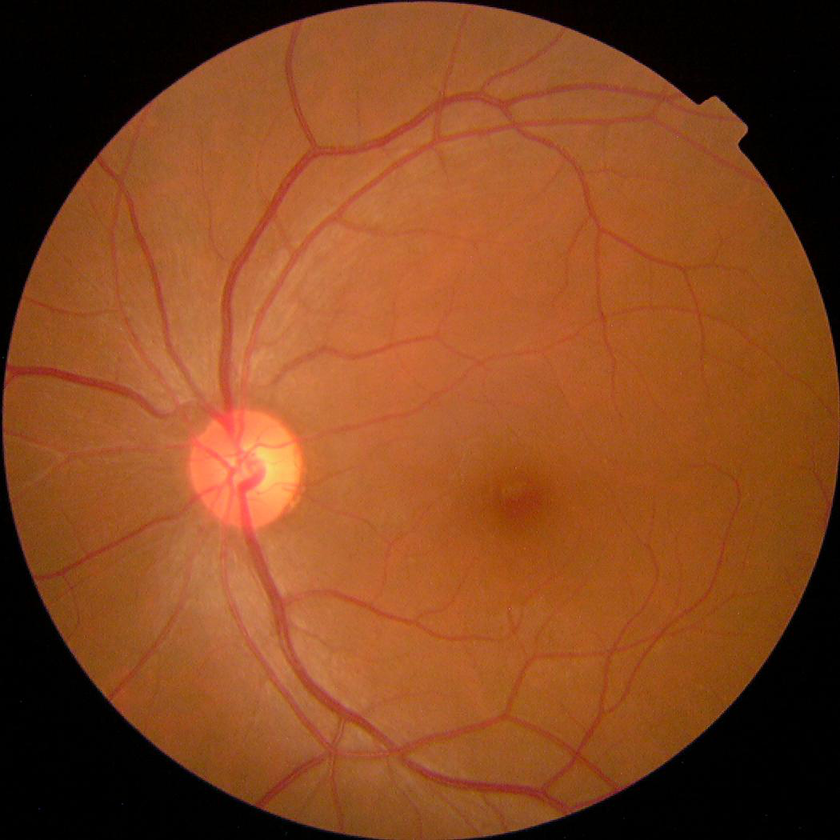
#> input picture Datasets/Aptos/images/002c21358ce6.png, 840 x 840 px, shrunk from 1050 x 1050 before the run, found by its file name; its folder holds only this picture in this run
$ jupyter execute --allow-errors EDA_for_website.ipynb   (shell and % lines are left out)   (older library calls are emulated)
#> lines starting #> are read from the running program, lines starting #| are printed output that depends on the picture
[cell 1]
app_code = '''
import os
import zipfile
import cv2
import numpy as np
import matplotlib.pyplot as plt
import seaborn as sns
from PIL import Image
from flask import Flask, request, jsonify, send_from_directory
from werkzeug.utils import secure_filename

UPLOAD_FOLDER = "uploads"
PLOT_FOLDER = "plots"
os.makedirs(UPLOAD_FOLDER, exist_ok=True)
os.makedirs(PLOT_FOLDER, exist_ok=True)

app = Flask(__name__)
def _process_image(fpath, class_name, results):
    try:
        img = cv2.imread(fpath)
        if img is None:
            raise Exception("Unreadable")

        h, w, c = img.shape
        results["image_shapes"].append((h, w))
        results["channel_stats"].append(np.mean(img, axis=(0,1)).tolist())
        results["classes"][class_name] += 1
        results["image_count"] += 1

        if len(results["sample_images"]) < 5:
            from PIL import Image
            img_pil = Image.fromarray(cv2.cvtColor(img, cv2.COLOR_BGR2RGB))
            sample_path = os.path.join(PLOT_FOLDER, f"{class_name}_{os.path.basename(fpath)}")
            img_pil.save(sample_path)
            results["sample_images"].append(f"/plot/{os.path.basename(sample_path)}")

    except:
        results["corrupt_images"].append(os.path.basename(fpath))

def analyze_retina_images_advanced(image_dir):
    results = {
        "image_count": 0,
        "classes": {},
        "image_shapes": [],
        "channel_stats": [],
        "blurriness_scores": [],
        "brightness_levels": [],
        "corrupt_images": [],
        "sample_images": [],
        "plots": []
    }

    sample_mosaic_images = []

    def calculate_blurriness(image):
        return cv2.Laplacian(image, cv2.CV_64F).var()

    def calculate_brightness(image):
        hsv = cv2.cvtColor(image, cv2.COLOR_BGR2HSV)
        return hsv[:, :, 2].mean()

    def plot_histogram(values, title, xlabel, ylabel, filename):
        plt.figure(figsize=(6,4))
        sns.histplot(values, kde=True)
        plt.title(title)
        plt.xlabel(xlabel)
        plt.ylabel(ylabel)
        path = os.path.join(PLOT_FOLDER, filename)
        plt.savefig(path)
        plt.close()
        return f"/plot/{filename}"

    def plot_mosaic(images, filename, title="Sample Mosaic"):
        n = min(len(images), 9)
        rows = cols = int(np.ceil(np.sqrt(n)))
        fig, axes = plt.subplots(rows, cols, figsize=(10,10))
        for i in range(rows * cols):
            ax = axes[i // cols, i % cols]
            if i < len(images):
                ax.imshow(images[i])
                ax.axis('off')
            else:
                ax.remove()
        plt.suptitle(title)
        path = os.path.join(PLOT_FOLDER, filename)
        plt.savefig(path)
        plt.close()
        return f"/plot/{filename}"

    def process_image(fpath, class_name):
        try:
            img = cv2.imread(fpath)
            if img is None:
                raise Exception("Unreadable")

            h, w, c = img.shape
            results["image_shapes"].append((h, w))
            results["channel_stats"].append(np.mean(img, axis=(0,1)).tolist())
            results["blurriness_scores"].append(calculate_blurriness(img))
            results["brightness_levels"].append(calculate_brightness(img))
            results["classes"].setdefault(class_name, 0)
            results["classes"][class_name] += 1
            results["image_count"] += 1

            if len(results["sample_images"]) < 5:
                from PIL import Image
                img_pil = Image.fromarray(cv2.cvtColor(img, cv2.COLOR_BGR2RGB))
                sample_path = os.path.join(PLOT_FOLDER, f"{class_name}_{os.path.basename(fpath)}")
                img_pil.save(sample_path)
                results["sample_images"].append(f"/plot/{os.path.basename(sample_path)}")

            if len(sample_mosaic_images) < 9:
                sample_mosaic_images.append(cv2.cvtColor(img, cv2.COLOR_BGR2RGB))

        except:
            results["corrupt_images"].append(os.path.basename(fpath))

    # Detect if dataset is structured (folders) or flat
    has_subfolders = any(
        os.path.isdir(os.path.join(image_dir, f)) for f in os.listdir(image_dir)
    )

    if has_subfolders:
        for class_name in os.listdir(image_dir):
            class_path = os.path.join(image_dir, class_name)
            if os.path.isdir(class_path):
                for fname in os.listdir(class_path):
                    process_image(os.path.join(class_path, fname), class_name)
    else:
        for fname in os.listdir(image_dir):
            fpath = os.path.join(image_dir, fname)
            if os.path.isfile(fpath):
                process_image(fpath, "Unlabeled")

    # Plots
    results["plots"].append(plot_histogram(
        list(results["classes"].values()), "Class Distribution", "Class", "Count", "class_distribution.png"
    ))

    results["plots"].append(plot_histogram(
        results["blurriness_scores"], "Image Blurriness", "Variance of Laplacian", "Frequency", "blurriness.png"
    ))

    results["plots"].append(plot_histogram(
        results["brightness_levels"], "Image Brightness", "Brightness (HSV V)", "Frequency", "brightness.png"
    ))

    aspect_ratios = [round(w/h, 2) for h, w in results["image_shapes"] if h > 0]
    results["plots"].append(plot_histogram(
        aspect_ratios, "Aspect Ratios", "Width / Height", "Frequency", "aspect_ratios.png"
    ))

    results["plots"].append(plot_mosaic(sample_mosaic_images, "sample_mosaic.png"))

    return results


@app.route("/")
def home():
    return "✅ Retina EDA API is running."

@app.route("/upload", methods=["POST"])
def upload_zip():
    if "file" not in request.files:
        return jsonify({"error": "No file uploaded"}), 400

    file = request.files["file"]
    zip_path = os.path.join(UPLOAD_FOLDER, secure_filename(file.filename))
    extract_path = os.path.join(UPLOAD_FOLDER, "dataset")
    os.makedirs(extract_path, exist_ok=True)
    file.save(zip_path)

    try:
        with zipfile.ZipFile(zip_path, 'r') as zip_ref:
            zip_ref.extractall(extract_path)
    except Exception as e:
        return jsonify({"error": f"Invalid ZIP: {str(e)}"}), 400

    result = analyze_retina_images_advanced(extract_path)
    return jsonify(result)

@app.route("/plot/<filename>")
def serve_plot(filename):
    return send_from_directory(PLOT_FOLDER, filename)

if __name__ == "__main__":
    app.run(debug=True)

@app.route("/upload_zip", methods=["POST"])
def upload_zip():
    if "file" not in request.files:
        return jsonify({"error": "No file uploaded"}), 400

    file = request.files["file"]
    if not file.filename.endswith(".zip"):
        return jsonify({"error": "Only .zip files are allowed."}), 400

    zip_path = os.path.join(UPLOAD_FOLDER, file.filename)
    extract_path = os.path.join(UPLOAD_FOLDER, "dataset")

    if os.path.exists(extract_path):
        shutil.rmtree(extract_path)  # Remove old extraction
    os.makedirs(extract_path, exist_ok=True)

    file.save(zip_path)

    try:
        with zipfile.ZipFile(zip_path, 'r') as zip_ref:
            zip_ref.extractall(extract_path)
    except Exception as e:
        return jsonify({"error": f"Failed to unzip: {str(e)}"}), 400

    # This must match where you defined analyze_retina_images_advanced
    from your_analysis_script import analyze_retina_images_advanced
    results = analyze_retina_images_advanced(extract_path)

    return jsonify(results)

'''
with open("app.py", "w") as f:
    f.write(app_code)

[cell 2]
requirements = '''
Flask==2.2.5
opencv-python
Pillow
numpy
matplotlib
seaborn
'''
with open("requirements.txt", "w") as f:
    f.write(requirements.strip())

[cell 3]
from google.colab import files
files.download("retina_eda_api.zip")

Testing the function

[cell 4]
from google.colab import drive
drive.mount('/content/drive')

[cell 5]
image_dir="/content/drive/MyDrive/Images"

[cell 6]
import os
import cv2
import numpy as np
import matplotlib.pyplot as plt
import seaborn as sns
from PIL import Image
from sklearn.decomposition import PCA
from sklearn.manifold import TSNE

def analyze_retina_images_advanced(image_dir):
    results = {
        "image_count": 0,
        "classes": {},
        "image_shapes": [],
        "channel_stats": [],
        "blurriness_scores": [],
        "brightness_levels": [],
        "corrupt_images": [],
        "sample_images": [],
        "sharpest_images": [],
        "blurriest_images": [],
        "plots": [],
        "summary": "",
        "warnings": []
    }

    PLOT_FOLDER = "/content/plots"
    os.makedirs(PLOT_FOLDER, exist_ok=True)

    sample_mosaic_images = []
    class_mean_images = {}
    sharpness_map = {}

    def calculate_blurriness(image):
        return cv2.Laplacian(image, cv2.CV_64F).var()

    def calculate_brightness(image):
        hsv = cv2.cvtColor(image, cv2.COLOR_BGR2HSV)
        return hsv[:, :, 2].mean()

    def plot_histogram(values, title, xlabel, ylabel, filename):
        plt.figure(figsize=(6, 4))
        sns.histplot(values, kde=True)
        plt.title(title)
        plt.xlabel(xlabel)
        plt.ylabel(ylabel)
        path = os.path.join(PLOT_FOLDER, filename)
        plt.savefig(path)
        plt.close()
        return f"/plot/{filename}"

    def plot_mosaic(images, filename, title="Sample Mosaic"):
        n = min(len(images), 9)
        rows = cols = int(np.ceil(np.sqrt(n)))
        fig, axes = plt.subplots(rows, cols, figsize=(10, 10))
        for i in range(rows * cols):
            ax = axes[i // cols, i % cols]
            if i < len(images):
                ax.imshow(images[i])
                ax.axis('off')
            else:
                ax.remove()
        plt.suptitle(title)
        path = os.path.join(PLOT_FOLDER, filename)
        plt.savefig(path)
        plt.close()
        return f"/plot/{filename}"

    def detect_outliers(values, title, filename):
        q1 = np.percentile(values, 25)
        q3 = np.percentile(values, 75)
        iqr = q3 - q1
        lower_bound = q1 - 1.5 * iqr
        upper_bound = q3 + 1.5 * iqr
        outliers = [v for v in values if v < lower_bound or v > upper_bound]

        plt.figure(figsize=(6, 4))
        sns.boxplot(x=values)
        plt.title(f"Outlier Detection: {title}")
        path = os.path.join(PLOT_FOLDER, filename)
        plt.savefig(path)
        plt.close()
        return f"/plot/{filename}", outliers

    def process_image(fpath, class_name):
#> called with class_name = 'Unlabeled'
        try:
            img = cv2.imread(fpath)
#> img is the input picture: shape (840, 840, 3); mean B, G, R 32.7, 71.4, 133.4
            if img is None:
                raise Exception("Unreadable")

            h, w, c = img.shape
#> h = 840; w = 840; c = 3
            img_rgb = cv2.cvtColor(img, cv2.COLOR_BGR2RGB)

            results["image_shapes"].append((h, w))
            results["channel_stats"].append(np.mean(img_rgb, axis=(0, 1)).tolist())

            blur = calculate_blurriness(img)
#> blur = 51.54
            bright = calculate_brightness(img)
#> in calculate_brightness, `hsv = cv2.cvtColor(image, cv2.COLOR_BGR2HSV)`: hsv: shape (840, 840, 3); mean H, S, V 12.6, 173.4, 133.4
#> bright = 133.4
            results["blurriness_scores"].append(blur)
            results["brightness_levels"].append(bright)

            results["classes"].setdefault(class_name, 0)
            results["classes"][class_name] += 1
            results["image_count"] += 1
            sharpness_map[fpath] = blur

            class_mean_images.setdefault(class_name, []).append(img_rgb / 255.0)

            if len(results["sample_images"]) < 5:
                img_pil = Image.fromarray(img_rgb)
                sample_path = os.path.join(PLOT_FOLDER, f"{class_name}_{os.path.basename(fpath)}")
                img_pil.save(sample_path)
                results["sample_images"].append(f"/plot/{os.path.basename(sample_path)}")

            if len(sample_mosaic_images) < 9:
                sample_mosaic_images.append(img_rgb)

        except Exception as e:
            results["corrupt_images"].append(os.path.basename(fpath))

    # Dataset reading
    has_subfolders = any(os.path.isdir(os.path.join(image_dir, f)) for f in os.listdir(image_dir))

    if has_subfolders:
        for class_name in os.listdir(image_dir):
            class_path = os.path.join(image_dir, class_name)
            if os.path.isdir(class_path):
                for fname in os.listdir(class_path):
                    process_image(os.path.join(class_path, fname), class_name)
    else:
        for fname in os.listdir(image_dir):
            fpath = os.path.join(image_dir, fname)
            if os.path.isfile(fpath):
                process_image(fpath, "Unlabeled")

    # Sharpness ranking
    sorted_blur = sorted(sharpness_map.items(), key=lambda x: x[1])
#> sorted_blur = 1 item
    results["blurriest_images"] = [os.path.basename(x[0]) for x in sorted_blur[:3]]
    results["sharpest_images"] = [os.path.basename(x[0]) for x in sorted_blur[-3:]]

    # Mean image per class
    for cls, imgs in class_mean_images.items():
        mean_img = np.clip(np.mean(imgs, axis=0) * 255, 0, 255).astype(np.uint8)
        mean_path = os.path.join(PLOT_FOLDER, f"mean_{cls}.png")
        Image.fromarray(mean_img).save(mean_path)
        results["plots"].append(f"/plot/{os.path.basename(mean_path)}")
#> this loop made 1 pass
#> cls on pass 1: 'Unlabeled'

    # PCA and t-SNE plots
    if len(results["channel_stats"]) > 5:
        X = np.array(results["channel_stats"])

        pca = PCA(n_components=2)
        pca_proj = pca.fit_transform(X)
        plt.figure(figsize=(6, 5))
        plt.scatter(pca_proj[:, 0], pca_proj[:, 1], alpha=0.7)
        plt.title("PCA of Color Statistics")
        path_pca = os.path.join(PLOT_FOLDER, "pca_plot.png")
        plt.savefig(path_pca)
        plt.close()
        results["plots"].append(f"/plot/{os.path.basename(path_pca)}")

        tsne = TSNE(n_components=2, random_state=42, perplexity=5)
        tsne_proj = tsne.fit_transform(X)
        plt.figure(figsize=(6, 5))
        plt.scatter(tsne_proj[:, 0], tsne_proj[:, 1], alpha=0.7)
        plt.title("t-SNE of Color Statistics")
        path_tsne = os.path.join(PLOT_FOLDER, "tsne_plot.png")
        plt.savefig(path_tsne)
        plt.close()
        results["plots"].append(f"/plot/{os.path.basename(path_tsne)}")

    # Regular plots
    results["plots"].append(plot_histogram(list(results["classes"].values()), "Class Distribution", "Class", "Count", "class_distribution.png"))
#> in plot_histogram, `plt.savefig(path)`:
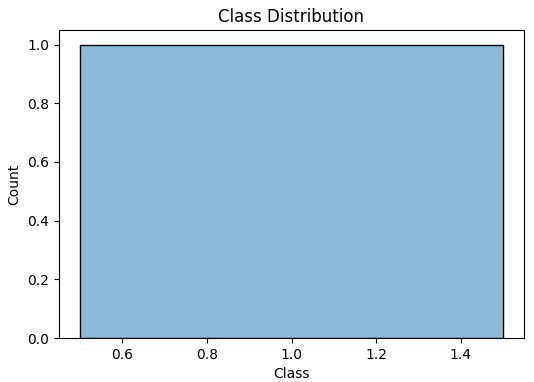
#> figure drawn by matplotlib, 1 panel
    results["plots"].append(plot_histogram(results["blurriness_scores"], "Image Blurriness", "Variance of Laplacian", "Frequency", "blurriness.png"))
#> call 2 of plot_histogram, with title = 'Image Blurriness', xlabel = 'Variance of Laplacian', ylabel = 'Frequency', filename = 'blurriness.png'
#> in plot_histogram (call 2), `plt.savefig(path)`:
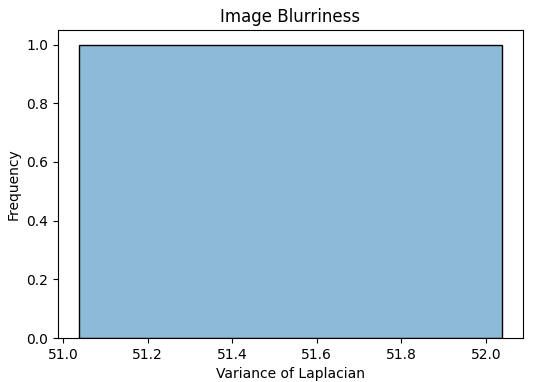
#> figure drawn by matplotlib, 1 panel
    results["plots"].append(plot_histogram(results["brightness_levels"], "Image Brightness", "Brightness (HSV V)", "Frequency", "brightness.png"))
#> call 3 of plot_histogram, with title = 'Image Brightness', xlabel = 'Brightness (HSV V)', ylabel = 'Frequency', filename = 'brightness.png'
#> in plot_histogram (call 3), `plt.savefig(path)`:
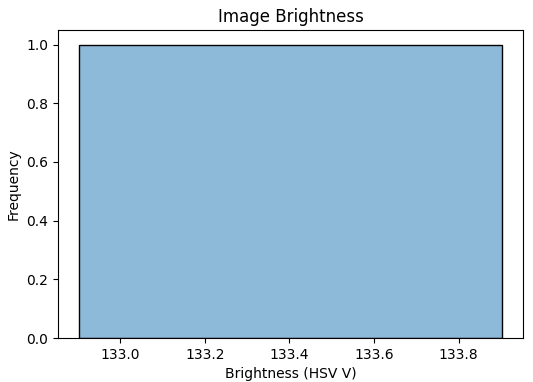
#> figure drawn by matplotlib, 1 panel

    aspect_ratios = [round(w / h, 2) for h, w in results["image_shapes"] if h > 0]
#> aspect_ratios = [1]
    results["plots"].append(plot_histogram(aspect_ratios, "Aspect Ratios", "Width / Height", "Frequency", "aspect_ratios.png"))

    results["plots"].append(plot_mosaic(sample_mosaic_images, "sample_mosaic.png"))
#> in plot_mosaic, `n = min(len(images), 9)`: n = 1

    # Outlier detection
    outlier_plot_bright, outliers_bright = detect_outliers(results["brightness_levels"], "Brightness", "brightness_outliers.png")
    outlier_plot_blurry, outliers_blurry = detect_outliers(results["blurriness_scores"], "Blurriness", "blurriness_outliers.png")
    results["plots"].append(outlier_plot_bright)
    results["plots"].append(outlier_plot_blurry)

    # Summary and warnings
    avg_brightness = round(np.mean(results["brightness_levels"]), 2)
    avg_blur = round(np.mean(results["blurriness_scores"]), 2)
    blurry_percentage = sum(b < 100 for b in results["blurriness_scores"]) / len(results["blurriness_scores"]) * 100

    summary_lines = [
        f"Total images analyzed: {results['image_count']}",
        f"Average brightness: {avg_brightness}",
        f"Average sharpness (Laplacian variance): {avg_blur}",
        f"Top 3 sharpest images: {results['sharpest_images']}",
        f"Top 3 blurriest images: {results['blurriest_images']}",
        f"Images too blurry (<100 variance): {blurry_percentage:.2f}%",
        f"Detected {len(outliers_bright)} brightness outliers, {len(outliers_blurry)} blurriness outliers."
    ]

    if blurry_percentage > 20:
        results["warnings"].append("\u26a0\ufe0f High proportion of blurry images detected.")

    results["summary"] = "\n".join(summary_lines)

    return results

$ run again, on Datasets/DDR/images/007-0004-000.jpeg
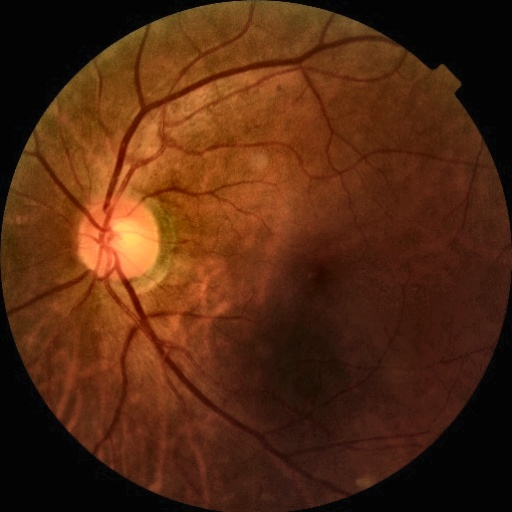
#> input picture Datasets/DDR/images/007-0004-000.jpeg, 512 x 512 px, found by its file name
#> in process_image, img is the input picture: shape (512, 512, 3); mean B, G, R 17.1, 40.9, 83.3
#> blur = 81.53
#> hsv: shape (512, 512, 3); mean H, S, V 11.6, 167.5, 83.4
#> bright = 83.35
#> sorted_blur = 1 item
#> the loop in analyze_retina_images_advanced, `for cls, imgs in class_mean_images.items():` made 1 pass
#> cls on pass 1: 'Unlabeled'
#> in plot_histogram (call 2), `plt.savefig(path)`:
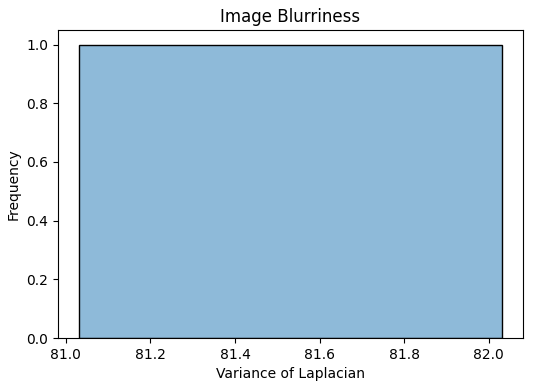
#> figure drawn by matplotlib, 1 panel
#> aspect_ratios = [1]
#> in plot_histogram (call 4), `plt.savefig(path)`:
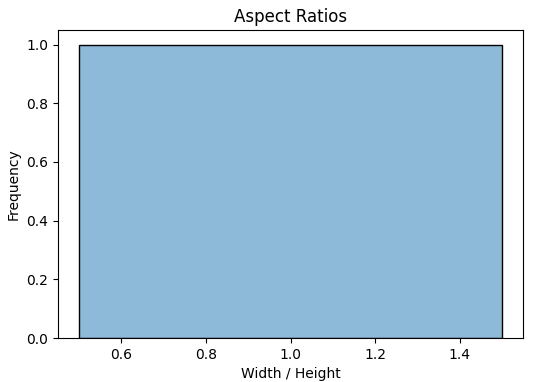
#> figure drawn by matplotlib, 1 panel
#> n = 1

$ run again, on Datasets/Aptos/images/0a4e1a29ffff.jpeg
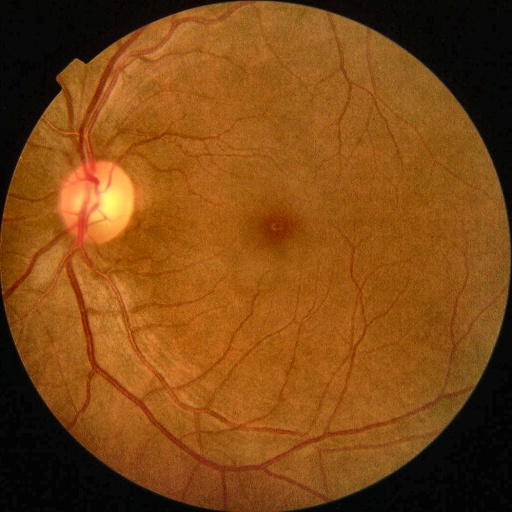
#> input picture Datasets/Aptos/images/0a4e1a29ffff.jpeg, 512 x 512 px, found by its file name
#> in process_image, img is the input picture: shape (512, 512, 3); mean B, G, R 20.3, 72.6, 126.9
#> blur = 325.7
#> hsv: shape (512, 512, 3); mean H, S, V 16.7, 184.5, 126.9
#> bright = 126.9
#> sorted_blur = 1 item
#> the loop in analyze_retina_images_advanced, `for cls, imgs in class_mean_images.items():` made 1 pass
#> cls on pass 1: 'Unlabeled'
#> in plot_histogram (call 3), `plt.savefig(path)`:
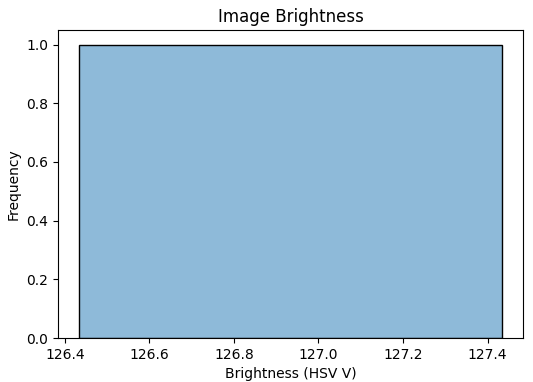
#> figure drawn by matplotlib, 1 panel
#> aspect_ratios = [1]
#> in plot_histogram (call 4), `plt.savefig(path)`:
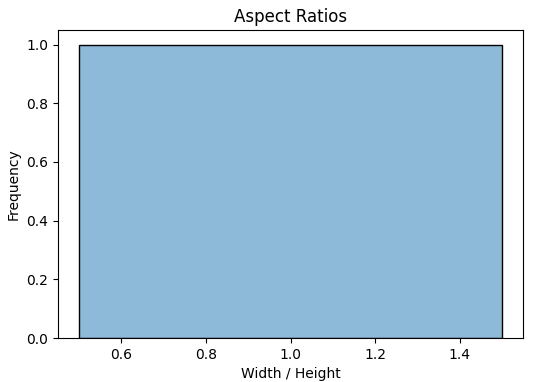
#> figure drawn by matplotlib, 1 panel
#> n = 1
